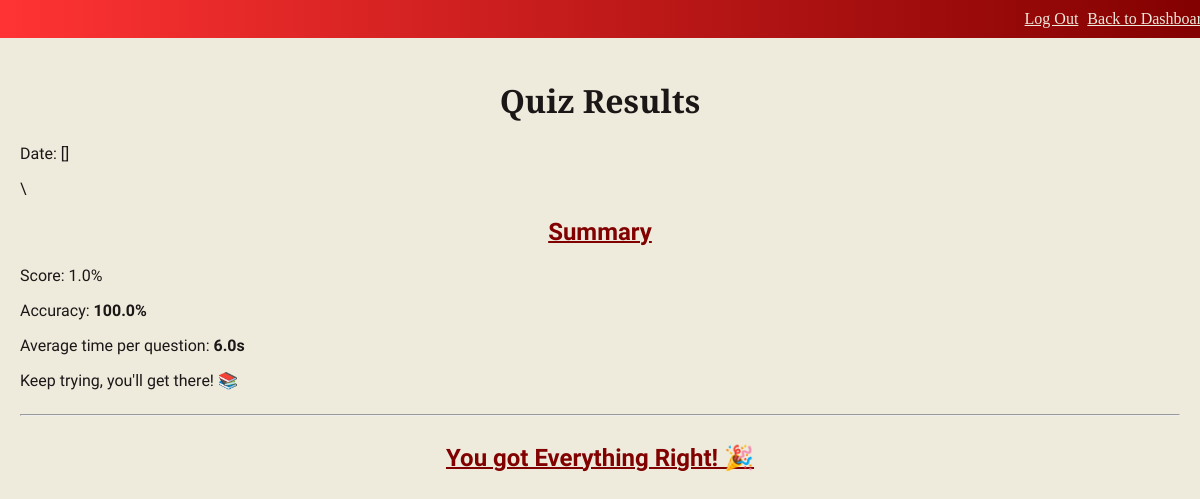
Page /results/1 (signed in) on the committed database.
### tables this page shows
CREATE TABLE results (
    id INTEGER PRIMARY KEY AUTOINCREMENT,
    user_id INTEGER NOT NULL,
    quiz_id INTEGER NOT NULL,
    score REAL,
    accuracy REAL,
    avg_time REAL,
    wrong_questions TEXT,
    date TEXT,
    FOREIGN KEY (user_id) REFERENCES users(id));

### app.py (the view)
@app.route('/results/<int:result_id>')
def results(result_id):
    if 'user_id' not in session:
        return redirect(url_for('login'))
    connection = sqlite3.connect('database/LoginData.db')
    cursor = connection.cursor()
    result = cursor.execute('SELECT score, accuracy, avg_time, wrong_questions, date FROM results WHERE id = ? AND user_id = ?', (result_id, session['user_id'])).fetchone()
    connection.close()
    wrong_questions = json.loads(result[3])
    return render_template('results.html', score=result[0], accuracy=result[1], avg_time=result[2], wrong_questions=wrong_questions, date=result[3])

### templates/results.html (shortened to what this page needs)
<!DOCTYPE html>
<html lang="en">
<head>
    <link rel="stylesheet" type="text/css" href="{{ url_for('static', filename='main.css') }}">
</head>
<body>
        <div class="banner">
            <div class="banner-content">
                <a href="{{ url_for('logout') }}">Log Out</a>
                <a href="/dashboard"> Back to Dashboard</a>
            </div>
        </div>
        <main>
        <h1>Quiz Results</h1>
        <p> Date: {{ date }}</p>\
        <div class="summary">
            <h2>Summary</h2>
            <p>Score: {{ score }}%</p>
            <p>Accuracy: <strong>{{ accuracy }}%</strong></p>
            <p>Average time per question:  <strong>{{ avg_time }}s</strong></p>
            {% if score == 100 %}
                <p>Perfect score! Great work! 🎉</p>
            {% elif score >= 50 %}
                <p>Good effort! Keep practising! 💪</p>
            {% else %}
                <p>Keep trying, you'll get there! 📚</p>
            {% endif %}
        </div>
        <hr>
        <div class="results-breakdown">
            {% if wrong_questions|length == 0 %}
                <h2> You got Everything Right! 🎉</h2>
            {% endif %}
        </div>
    </main>
</body>
</html>

### static/main.css (style rules this page uses)
body { background-color: #eeebdd; font-family: Metamorphous; margin: 0; padding: 0; }
main { color: #1b1717; padding: 20px; font-family: Metamorphous; }
div { display: block; align-content: center; }
.banner { background-image: linear-gradient(to right, #Ff3333, #810000); font-family: Cinzel Decorative; text-align: right; padding: 10px; position: sticky; width: 100%; margin-bottom: 0px; }
a { color: #EEEBDD; text-decoration: underline; padding-left: 5px; }
h2 { text-decoration: underline; text-decoration-thickness: 2px; text-align: center; color: #810000; }
h1 { text-align: center; font-family: Cinzel Decorative; }

### rows in the picture
results: wrong_questions "[]", score "1.0", accuracy "100.0", avg_time "6.0"
